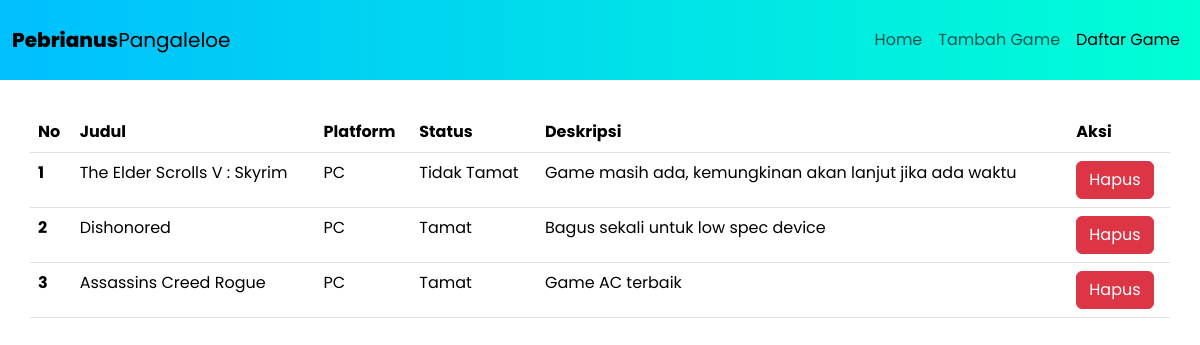
/daftar-game/daftar.php, run on the app's committed database.
### tables this page shows
CREATE TABLE `tb_daftar_game` (
  `id` int(11) NOT NULL,
  `judul` varchar(50) DEFAULT NULL,
  `platform` varchar(10) DEFAULT NULL,
  `status` varchar(20) DEFAULT NULL,
  `deskripsi` varchar(255) DEFAULT NULL
);

### daftar-game/daftar.php (the view, shortened to what this page needs)
<?php
include "../koneksi.php";
$sql = "SELECT * FROM tb_daftar_game";
$result = mysqli_query($db, $sql);
?>
<!DOCTYPE html>
<html lang="en">
<head>
    <link href="https://cdn.jsdelivr.net/npm/bootstrap@5.3.2/dist/css/bootstrap.min.css" rel="stylesheet">
</head>
<body>
    <nav class="navbar navbar-expand-lg fixed-top" style="background:linear-gradient(to right, #00bfff, #00ffd5);">
        <div class="container-fluid">
            <a class="navbar-brand" href="#"><span style="font-family: 'Poppins', sans-serif; font-weight: 800">Pebrianus</span>Pangaleloe</a>
            <div class="collapse navbar-collapse" id="navbarNavAltMarkup">
                <div class="navbar-nav ms-auto">
                    <a class="nav-link" aria-current="page" href="../index.php">Home</a>
                    <a class="nav-link" href="../tambah-game/tambah.php">Tambah Game</a>
                    <a class="nav-link active" href="daftar.php">Daftar Game</a>
                </div>
            </div>
        </div>
    </nav>
    <div class="container">
        <table class="table">
            <thead>
                <tr>
                    <th scope="col">No</th>
                    <th scope="col">Judul</th>
                    <th scope="col">Platform</th>
                    <th scope="col">Status</th>
                    <th scope="col">Deskripsi</th>
                    <th scope="col">Aksi</th>
                </tr>
            </thead>
            <tbody>
                <?php
                $rowNumber = 1;
                while ($row = mysqli_fetch_assoc($result)) {
                    echo "<tr>";
                    echo "<th scope='row'>" . $rowNumber . "</th>";
                    echo "<td>" . $row['judul'] . "</td>";
                    echo "<td>" . $row['platform'] . "</td>";
                    echo "<td>" . $row['status'] . "</td>";
                    echo "<td>" . $row['deskripsi'] . "</td>";
                    echo "<td>
                            <form method='POST' action='../hapus-game/hapus.php'>
                            <button class='btn btn-danger' name='hapus' value='" . $row['id'] . "'>Hapus</button>
                            </form>
                        </td>";
                    echo "</tr>";
                    $rowNumber++;
                }
                ?>
            </tbody>
        </table>
    </div>
</body>
</html>

### daftar-game/daftar.php (style rules this page uses)
body { font-family: 'Poppins', sans-serif; font-weight: 400; }
.navbar { padding: 20px 0; }
.container { padding: 7rem 0 0 0; }

### data on the page
tb_daftar_game: judul "The Elder Scrolls V : Skyrim", platform "PC", status "Tidak Tamat", deskripsi "Game masih ada, kemungkinan akan lanjut jika ada waktu", $row['id'] 2 (drawn)
tb_daftar_game: judul "Dishonored", platform "PC", status "Tamat", deskripsi "Bagus sekali untuk low spec device", $row['id'] 3 (drawn)
tb_daftar_game: judul "Assassins Creed Rogue", platform "PC", status "Tamat", deskripsi "Game AC terbaik", $row['id'] 5 (drawn)
